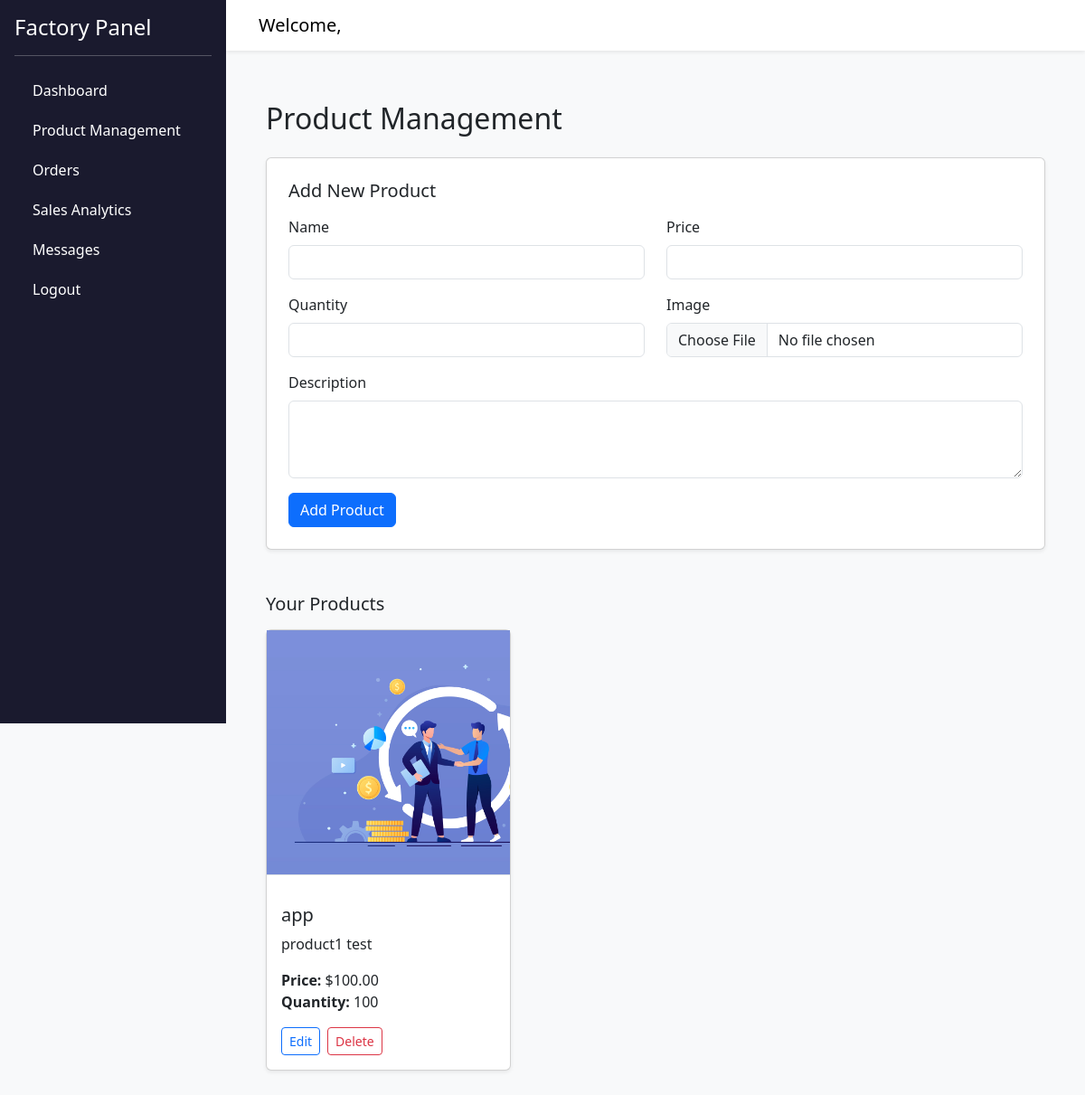
/products (signed in), run on the app's committed database.
### models.py (models this page shows)
class Product(db.Model):
    __tablename__ = 'products'
    id = db.Column(db.Integer, primary_key=True)
    factory_id = db.Column(db.Integer, db.ForeignKey('factories.id'), nullable=False)
    name = db.Column(db.String(120), nullable=False)
    description = db.Column(db.Text)
    image_url = db.Column(db.String(255))
    quantity = db.Column(db.Integer, default=0)
    price = db.Column(db.Float, nullable=False)
    created_at = db.Column(db.DateTime, default=datetime.utcnow)
    ratings = db.relationship('Rating', backref='product', cascade="all, delete-orphan")
    comments = db.relationship('Comment', backref='product', cascade="all, delete-orphan")
    wishlist_items = db.relationship('Wishlist', backref='product', cascade="all, delete-orphan")
    cart_items = db.relationship('CartItem', backref='product', cascade="all, delete-orphan")

### routes/dashboard_routes.py (the view, shortened to what this page needs)
@dashboard_bp.route('/products', methods=['GET', 'POST'], endpoint='products')
def products():
    if 'user_id' not in session:
        flash('Please log in first.', 'error')
        logger.debug("No user_id in session")
        return redirect(url_for('auth.index'))
    user = User.query.get(session['user_id'])
    if not user or not user.factory:
        flash('No factory linked to this user.', 'error')
        logger.debug(f"User {user.id if user else 'None'} has no factory")
        return redirect(url_for('auth.index'))
    factory = user.factory
    try:
        products = factory.products if factory.products is not None else []
        return render_template('products.html', user=user, products=products)
    except Exception as e:
        db.session.rollback()
        logger.error(f"Error in products route for user {user.id}: {str(e)}", exc_info=True)
        flash('An error occurred while managing products.', 'error')
        return redirect(url_for('auth.index'))

### templates/products.html
{% extends 'base.html' %}
{% block content %}
<div class="container mt-4">
    <h2 class="mb-4">Product Management</h2>
    <div class="card p-4 shadow-sm mb-5">
        <h5 class="mb-3">Add New Product</h5>
        <form method="POST" enctype="multipart/form-data">
            <div class="row">
                <div class="col-md-6 mb-3">
                    <label for="name" class="form-label">Name</label>
                    <input id="name" type="text" name="name" class="form-control" required>
                </div>
                <div class="col-md-6 mb-3">
                    <label for="price" class="form-label">Price</label>
                    <input id="price" type="number" name="price" step="0.01" class="form-control" required>
                </div>
                <div class="col-md-6 mb-3">
                    <label for="quantity" class="form-label">Quantity</label>
                    <input id="quantity" type="number" name="quantity" class="form-control" required>
                </div>
                <div class="col-md-6 mb-3">
                    <label for="image" class="form-label">Image</label>
                    <input id="image" type="file" name="image" class="form-control" accept="image/*" required>
                </div>
                <div class="col-md-12 mb-3">
                    <label for="description" class="form-label">Description</label>
                    <textarea id="description" name="description" class="form-control" rows="3"></textarea>
                </div>
                <div class="col-md-12">
                    <button type="submit" class="btn btn-primary">Add Product</button>
                </div>
            </div>
        </form>
    </div>
    <h5 class="mb-3">Your Products</h5>
    {% if products %}
    <div class="row">
        {% for product in products %}
        <div class="col-md-4 mb-4">
            <div class="card h-100 shadow-sm">
                <div class="product-image-wrapper mb-3" style="height: 200px; overflow: hidden; display: flex; align-items: center; justify-content: center;">
                    {% if product.image_url %}
                        <img src="{{ url_for('static', filename=product.image_url) }}" alt="{{ product.name }}" style="max-height: 100%; width: auto; object-fit: contain;">
                    {% else %}
                        <div class="no-image-placeholder text-muted" style="font-style: italic;">No Image</div>
                    {% endif %}
                </div>
                <div class="card-body d-flex flex-column">
                    <h5 class="card-title">{{ product.name }}</h5>
                    <p class="card-text">{{ product.description or 'No description.' }}</p>
                    <p><strong>Price:</strong> ${{ '%.2f' % product.price }}<br>
                       <strong>Quantity:</strong> {{ product.quantity }}</p>
                    <div class="mt-auto d-flex gap-2">
                        <a href="{{ url_for('dashboard.edit_product', product_id=product.id) }}" class="btn btn-sm btn-outline-primary">Edit</a>
                        <form method="POST" action="{{ url_for('dashboard.delete_product', product_id=product.id) }}" class="d-inline" onsubmit="return confirm('Are you sure you want to delete this product?');">
                            <button type="submit" class="btn btn-sm btn-outline-danger">Delete</button>
                        </form>
                    </div>
                </div>
            </div>
        </div>
        {% endfor %}
    </div>
    {% else %}
    <div class="text-center mt-4">
        <p class="text-muted">You have no products yet.</p>
    </div>
    {% endif %}
</div>
{% endblock %}

### templates/base.html (style rules this page uses)
body { min-height: 100vh; display: flex; flex-direction: column; background-color: #f8f9fa; }
.card.h-100 { display: flex; flex-direction: column; height: 100%; }
.product-image-wrapper { width: 100%; padding-top: 100%; position: relative; overflow: hidden; background-color: #f8f9fa; border-bottom: 1px solid #dee2e6; }
.product-image-wrapper img { position: absolute; top: 0; left: 0; width: 100%; height: 100%; object-fit: cover; }

### data on the page
Product: image_url (picture), name "app", description "product1 test", price "100.00", quantity "100"
